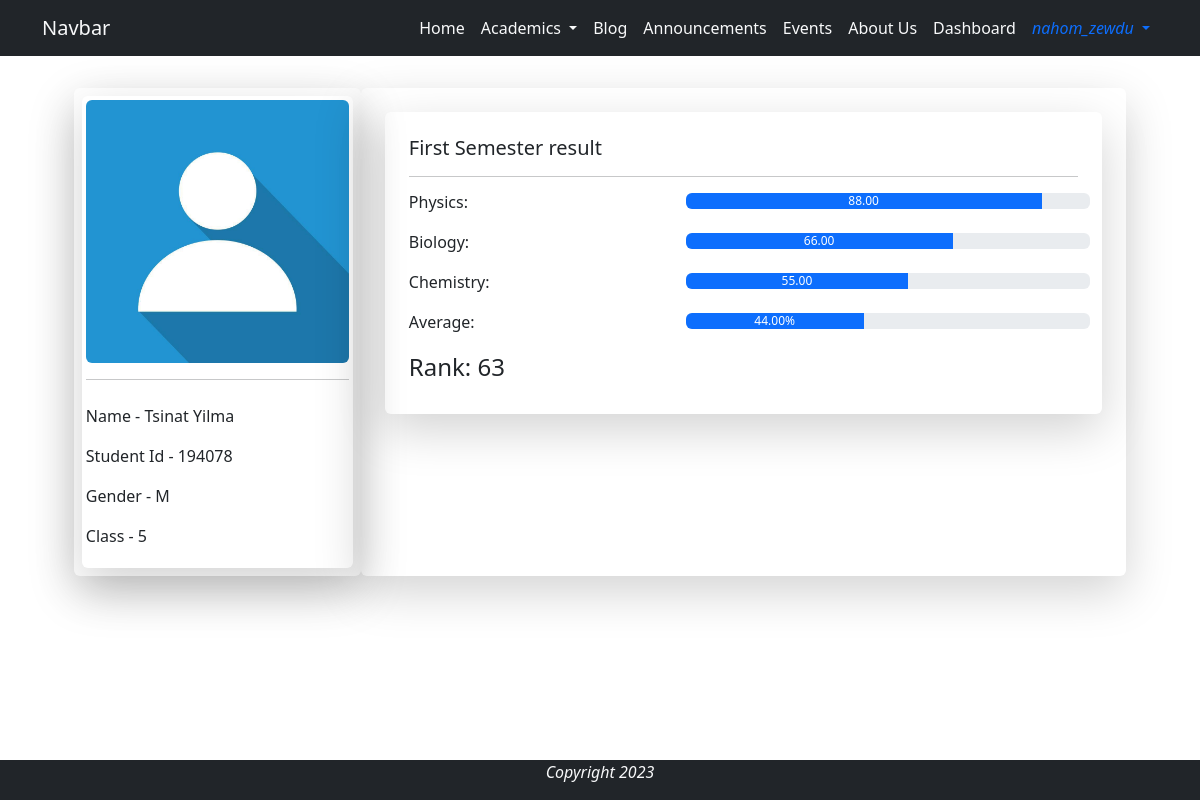
The page /student_profile/194078 (signed in) on the database its author committed.
### base/models.py (models this page shows, shortened)
class Student(models.Model):
    GENDER_CHOICES = [
        ('M', 'Male'),
        ('F', 'Female')
    ]
    GRADE_CHOICES = [
        ('5', 'Grade 5'),
        ('6', 'Grade 6'),
        ('7', 'Grade 7'),
        ('8', 'Grade 8'),
        ('9', 'Grade 9'),
        ('10', 'Grade 10'),
    ]
    user = models.OneToOneField(User, on_delete=models.CASCADE, verbose_name='Student')
    name = models.CharField(max_length=44, null=True, blank=True)
    image = models.ImageField(null=True, blank=True, upload_to='profile/', default='user.jpg')
    student_id = models.CharField(max_length=6, unique=True, editable=False)
    grade = models.CharField(max_length=2, choices=GRADE_CHOICES, null=False, blank=False)
    age = models.IntegerField(null=False, blank=False)
    gender = models.CharField(max_length=6, choices=GENDER_CHOICES, null=False, blank=False)
    parent_phone = models.CharField(max_length=20, null=True, blank=True)
    @property
    def image_url(self):
        try:
            url = self.image.url
        except:
            url = ''
        return url

class Score(models.Model):
    SEMESTER_CHOICE =[
        ('First Semester', '1st'),
        ('Second Semester', '2nd')
    ]
    student = models.ForeignKey(Student, on_delete=models.CASCADE, related_name='scores')
    semester = models.CharField(max_length=30, choices=SEMESTER_CHOICE, null=False, blank=False)
    physics = models.DecimalField(max_digits=5, decimal_places=2, null=True, blank=True)
    chemistry = models.DecimalField(max_digits=5, decimal_places=2, null=True, blank=True)
    biology = models.DecimalField(max_digits=5, decimal_places=2, null=True, blank=True)
    average = models.DecimalField(max_digits=5, decimal_places=2, null=False, blank=False)
    rank = models.IntegerField(null=False, blank=False)

### base/views.py (the view)
# urls.py: path('student_profile/<str:pk>', views.student_profile, name='student_profile'),
@login_required
def student_profile(request, pk):
    student = Student.objects.get(student_id=pk)
    if not student:
        return HttpResponse("No student profile is found!")
    if request.user != student.user and not request.user.is_staff:
        return HttpResponse("You can't access this profile!")
    scores = student.scores.all()
    context = {
        'student': student,
        'scores': scores,
    }
    return render(request, 'profile/student_profile.html', context)

### base/templates/profile/student_profile.html (shortened to what this page needs)
{% extends 'base/base.html' %}
{% load static %}
{% block content %}
<div class="container text-start py-4 px-0 ">
    <div class="row p-2 justify-content-center">
        <div class="col-8 col-md-3 rounded shadow-lg p-2">
            <div class="rounded shadow-lg p-1">
                <img src="{{ student.image_url }}" alt="Student's Image" class="d-block img-fluid rounded" style="width: ;" alt="...">
                <hr>
                <div class="mt-4 text-left">
                    <p>Name - {{ student.name }}</p>
                    <p>Student Id - {{ student.student_id }}</p>
                    <p>Gender - {{ student.gender }}</p>
                    <p>Class - {{ student.grade }}</p>
                </div>
            </div>
        </div>
        <div class="col-12 col-md-8 p-4 shadow-lg rounded">
            <div class="rounded">
                {% if scores %}
                    {% for score in scores %}
                        <div class="container shadow-lg p-4 rounded mb-4">
                            <h5>{{ score.semester }} result</h5>
                            <hr>
                            {% if score.physics %}
                                <div class="row">
                                    <h6 class="col-5">Physics: </h6>
                                    <div class="progress col-7 mb-4 p-0" role="progressbar" aria-label="Example with label" aria-valuenow="{{score.physics}}" aria-valuemin="30" aria-valuemax="100">
                                        <div class="progress-bar bg-Info" style="width:{{score.physics}}%;">{{score.physics}}</div>
                                    </div>
                                </div>
                            {% endif %}
                            {% if score.biology %}
                                <div class="row">
                                    <h6 class="col-5">Biology: </h6>
                                    <div class="progress col-7 mb-4 p-0" role="progressbar" aria-label="Example with label" aria-valuenow="{{score.biology}}" aria-valuemin="30" aria-valuemax="100">
                                        <div class="progress-bar bg-Info" style="width:{{score.biology}}%;">{{score.biology}}</div>
                                    </div>
                                </div>
                            {% endif %}
                            {% if score.chemistry %}
                                <div class="row">
                                    <h6 class="col-5">Chemistry: </h6>
                                    <div class="progress col-7 mb-4 p-0" role="progressbar" aria-label="Example with label" aria-valuenow="{{score.chemistry}}" aria-valuemin="30" aria-valuemax="100">
                                        <div class="progress-bar bg-Info" style="width:{{score.chemistry}}%;">{{score.chemistry}}</div>
                                    </div>
                                </div>
                            {% endif %}
                            <div class="row">
                                <h6 class="col-5">Average: </h6>
                                <div class="progress col-7 mb-4 p-0" role="progressbar" aria-label="Example with label" aria-valuenow="{{score.average}}" aria-valuemin="30" aria-valuemax="100">
                                    <div class="progress-bar bg-Info" style="width:{{score.average}}%;">{{score.average}}%</div>
                                </div>
                            </div>
                            <h4>Rank: {{ score.rank }}</h4>
                        </div>
                    {% endfor %}
                {% else %}
                    <div class="container rounded shadow-lg p-4">
                        <h4 class="text-danger">Your scores are not published yet!</h4>
                    </div>
                {% endif %}
            </div>
        </div>
    </div>
</div>
{% endblock %}

### base/templates/base/navigation.html (shortened to what this page needs)
<nav class="navbar sticky-top navbar-expand-lg bg-dark">
    <div class="container">
        <a class="navbar-brand text-light" href="{% url 'base:home' %}">Navbar</a>
        <div class="collapse navbar-collapse justify-content-end" id="navbarNav">
            <ul class="navbar-nav">
                <li class="nav-item">
                    <a class="nav-link text-light active text-light" aria-current="page" href="{% url 'base:home' %}">Home</a>
                </li>
                <li class="nav-item dropdown">
                    <a class="nav-link dropdown-toggle text-light" href="#" role="button" data-bs-toggle="dropdown" aria-expanded="false">
                    Academics
                    </a>
                </li>
                <li class="nav-item" data-bs-toggle="tooltip"  data-bs-placement="bottom" data-bs-title="Coming Soon...">
                    <a class="nav-link text-light" href="#">Blog</a>
                </li>
                {% if user.is_authenticated %}
                    <li class="nav-item">
                        <a class="nav-link text-light" href="{% url 'announcement:announcement' %}">Announcements</a>
                    </li>
                {% endif %}
                <li class="nav-item">
                    <a class="nav-link text-light" href="#">Events</a>
                </li>
                <li class="nav-item">
                    <a class="nav-link text-light" href="#">About Us</a>
                </li>
                {% if user.is_staff %}
                <li class="nav-item">
                    <a class="nav-link text-light" href="{% url 'base:dashboard' %}">Dashboard</a>
                </li>
                {% endif %}
                {% if user.is_authenticated %}
                    <li class="nav-item dropdown">
                        <a class="nav-link text-primary dropdown-toggle" href="#" role="button" data-bs-toggle="dropdown" aria-expanded="false">
                            <i class="fa fa-user" aria-hidden="true"> {{user.username}} </i>
                        </a>
                    </li>
                {% endif %}
            </ul>
        </div>
    </div>
</nav>

### base/static/css/style.css (style rules this page uses)
.navbar-nav .nav-link { transition: 1s; }

### rows shown on the page
Student: image_url (placeholder picture), name "Tsinat Yilma", student_id "194078", gender "M", grade "5"
Score: semester "First Semester", physics "88.00", biology "66.00", chemistry "55.00", average "44.00", rank "63"

### other values the page prints
{{ user.username }} "nahom_zewdu"
